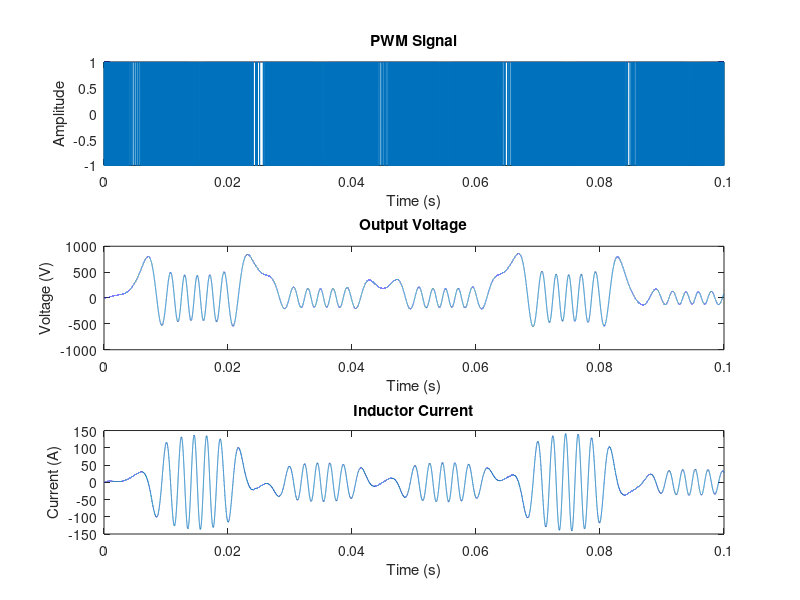

Write the MATLAB code that produced this figure.
% Inverter Circuit


% Parameters
Vdc = 12; % DC input voltage (V)
R_load = 10; % Load resistance (Ohms)
L = 1e-3; % Inductor (H)
C = 100e-6; % Capacitor (F)
f_sw = 50; % Output frequency (Hz)
t = 0:1e-6:0.1; % Time vector

% Generate PWM signal
f_pwm = 20e3; % PWM frequency (Hz)
D = 0.5 * (1 + sin(2*pi*f_sw*t)); % Duty cycle
PWM = square(2*pi*f_pwm*t, D*100);

% Initialize variables
Vout = zeros(size(t));
IL = zeros(size(t)); % Inductor current
VL = zeros(size(t)); % Inductor voltage

for k = 2:length(t)
    if PWM(k) > 0
        VL(k) = Vdc;
    else
        VL(k) = -Vout(k-1);
    end
    
    IL(k) = IL(k-1) + (VL(k)/L) * (t(k)-t(k-1));
    Vout(k) = Vout(k-1) + (IL(k)/C - Vout(k-1)/R_load) * (t(k)-t(k-1));
end

% Plot results
figure;
subplot(3,1,1);
plot(t, PWM);
title('PWM Signal');
xlabel('Time (s)');
ylabel('Amplitude');

subplot(3,1,2);
plot(t, Vout);
title('Output Voltage');
xlabel('Time (s)');
ylabel('Voltage (V)');

subplot(3,1,3);
plot(t, IL);
title('Inductor Current');
xlabel('Time (s)');
ylabel('Current (A)');
